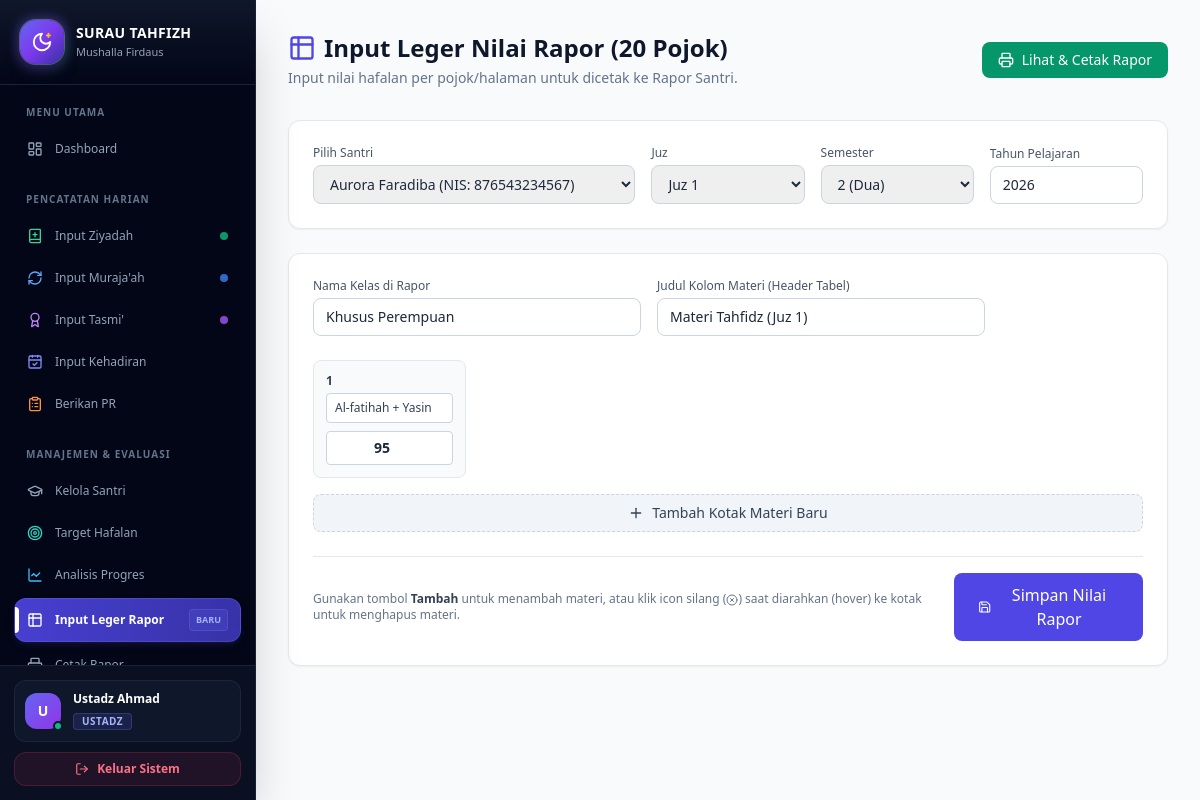
Page /input_rapor.php (signed in) on the committed database.
### tables this page shows
CREATE TABLE `rapor_tahfidz` (
  `id` int(11) NOT NULL AUTO_INCREMENT,
  `id_santri` int(11) NOT NULL,
  `kelas` varchar(50) DEFAULT NULL,
  `judul_materi` varchar(100) DEFAULT 'Materi Tahfidz',
  `semester` varchar(20) NOT NULL,
  `tahun_ajaran` varchar(20) NOT NULL,
  `juz` int(11) NOT NULL,
  `id_ustadz` int(11) DEFAULT NULL,
  `updated_at` timestamp NULL DEFAULT current_timestamp() ON UPDATE current_timestamp(),
  PRIMARY KEY (`id`),
  KEY `fk_rapor_header_santri` (`id_santri`),
  CONSTRAINT `fk_rapor_header_santri` FOREIGN KEY (`id_santri`) REFERENCES `santri` (`id`) ON DELETE CASCADE
);

CREATE TABLE `rapor_tahfidz_detail` (
  `id` int(11) NOT NULL AUTO_INCREMENT,
  `id_rapor` int(11) NOT NULL,
  `urutan` int(11) NOT NULL,
  `nama_materi` varchar(100) NOT NULL,
  `nilai` int(11) DEFAULT NULL,
  PRIMARY KEY (`id`),
  KEY `fk_rapor_detail` (`id_rapor`),
  CONSTRAINT `fk_rapor_detail` FOREIGN KEY (`id_rapor`) REFERENCES `rapor_tahfidz` (`id`) ON DELETE CASCADE
);

### input_rapor.php (the view, shortened to what this page needs)
<?php
require 'config/database.php';
$santri_res = mysqli_query($conn, "SELECT id, nama, nis, jenis_kelamin FROM santri ORDER BY nama ASC");
$santri_list = mysqli_fetch_all($santri_res, MYSQLI_ASSOC);
$id_santri    = isset($_GET['id_santri']) ? (int) $_GET['id_santri'] : ($santri_list[0]['id'] ?? 0);
$juz          = isset($_GET['juz']) ? (int) $_GET['juz'] : 1;
$semester     = isset($_GET['semester']) ? $_GET['semester'] : '2 (Dua)';
$tahun_ajaran = isset($_GET['tahun_ajaran']) ? $_GET['tahun_ajaran'] : date('Y');
$santri_aktif = null;
if ($id_santri > 0) {
    foreach ($santri_list as $s) {
        if ($s['id'] == $id_santri) {
            $santri_aktif = $s;
            break;
        }
    }
}
?>
<!DOCTYPE html>
<html lang="id">
<head>
    <script src="https://cdn.tailwindcss.com"></script>
</head>
<body class="bg-slate-50 font-sans text-slate-800">
    <?php include 'includes/sidebar.php'; ?>
    <div class="ml-64 p-8">
        <div class="flex justify-between items-center mb-8">
            <div>
                <h1 class="text-2xl font-bold text-slate-900 flex items-center gap-2">
                    <i data-lucide="table-2" class="w-7 h-7 text-indigo-600"></i> Input Leger Nilai Rapor (20 Pojok)
                </h1>
                <p class="text-sm text-slate-500 mt-1">Input nilai hafalan per pojok/halaman untuk dicetak ke Rapor Santri.</p>
            </div>
            <?php if ($id_santri > 0): ?>
            <a href="rapor_santri.php?id_santri=<?= $id_santri ?>&juz=<?= $juz ?>&semester=<?= urlencode($semester) ?>&tahun_ajaran=<?= urlencode($tahun_ajaran) ?>"
               class="bg-emerald-600 hover:bg-emerald-700 text-white font-medium py-2 px-4 rounded-lg transition flex items-center gap-2 text-sm">
                <i data-lucide="printer" class="w-4 h-4"></i> Lihat & Cetak Rapor
            </a>
            <?php endif; ?>
        </div>
        <div class="bg-white border border-slate-200 rounded-xl shadow-sm p-6 mb-6">
            <form method="GET" action="input_rapor.php" class="grid grid-cols-1 md:grid-cols-5 gap-4 items-end">
                <div class="md:col-span-2">
                    <label class="block text-xs font-medium text-slate-600 mb-1">Pilih Santri</label>
                    <select name="id_santri" onchange="this.form.submit()" class="w-full px-3 py-2 border border-slate-300 rounded-lg text-sm">
                        <?php foreach ($santri_list as $s): ?>
                            <option value="<?= $s['id'] ?>" <?= $s['id'] == $id_santri ? 'selected' : '' ?>>
                                <?= htmlspecialchars($s['nama']) ?> (NIS: <?= htmlspecialchars($s['nis'] ?? '-') ?>)
                            </option>
                        <?php endforeach; ?>
                    </select>
                </div>
                <div>
                    <label class="block text-xs font-medium text-slate-600 mb-1">Juz</label>
                    <select name="juz" onchange="this.form.submit()" class="w-full px-3 py-2 border border-slate-300 rounded-lg text-sm">
                        <?php for ($j = 1; $j <= 30; $j++): ?>
                            <option value="<?= $j ?>" <?= $j == $juz ? 'selected' : '' ?>>Juz <?= $j ?></option>
                        <?php endfor; ?>
                    </select>
                </div>
                <div>
                    <label class="block text-xs font-medium text-slate-600 mb-1">Semester</label>
                    <select name="semester" onchange="this.form.submit()" class="w-full px-3 py-2 border border-slate-300 rounded-lg text-sm">
                        <option value="2 (Dua)" <?= $semester == '2 (Dua)' ? 'selected' : '' ?>>2 (Dua)</option>
                    </select>
                </div>
                <div>
                    <label class="block text-xs font-medium text-slate-600 mb-1">Tahun Pelajaran</label>
                    <input type="text" name="tahun_ajaran" value="<?= htmlspecialchars($tahun_ajaran) ?>" class="w-full px-3 py-2 border border-slate-300 rounded-lg text-sm">
                </div>
            </form>
        </div>
        <?php if ($id_santri > 0): ?>
        <form action="proses_input_rapor.php" method="POST" class="bg-white border border-slate-200 rounded-xl shadow-sm p-6">
            <?php
            $header_q = mysqli_query($conn, "SELECT * FROM rapor_tahfidz WHERE id_santri = $id_santri AND juz =$juz AND semester = '" . mysqli_real_escape_string($conn,$semester) . "' AND tahun_ajaran = '" . mysqli_real_escape_string($conn,$tahun_ajaran) . "'");
            $header_data = mysqli_fetch_assoc($header_q);
            $detail_data = [];
            if ($header_data) {
                $detail_q = mysqli_query($conn, "SELECT * FROM rapor_tahfidz_detail WHERE id_rapor = {$header_data['id']} ORDER BY urutan ASC");
                $detail_data = mysqli_fetch_all($detail_q, MYSQLI_ASSOC);
            }
            $default_kelas = $header_data['kelas'] ?? (($santri_aktif && $santri_aktif['jenis_kelamin'] == 'P') ? 'Khusus Perempuan' : 'Khusus Laki-Laki');
            $default_judul = $header_data['judul_materi'] ?? "Materi Tahfidz (Juz $juz)";
            if (!function_exists('renderKotakPojok')) {
                function renderKotakPojok($urutan, $materi, $nilai) {
                    return '
                    <div class="pojok-item p-3 bg-slate-50 border border-slate-200 rounded-lg relative group">
                        <button type="button" onclick="hapusPojok(this)" class="absolute top-2 right-2 text-slate-400 hover:text-red-500 opacity-0 group-hover:opacity-100 transition"><i data-lucide="x-circle" class="w-5 h-5"></i></button>
                        <label class="block text-xs font-bold text-slate-700 mb-1"><span class="nomor-pojok">'.$urutan.'</span></label>
                        <input type="text" name="materi[]" value="'.htmlspecialchars($materi).'" class="w-full px-2 py-1.5 mb-2 border border-slate-300 rounded text-xs text-slate-700 focus:ring-1 focus:ring-indigo-500 outline-none" placeholder="Nama Materi" required>
                        <input type="number" name="nilai[]" value="'.htmlspecialchars((string)$nilai).'" min="0" max="100" placeholder="Nilai" class="w-full px-3 py-1.5 border border-slate-300 rounded text-sm font-semibold text-center focus:ring-2 focus:ring-indigo-500 outline-none">
                    </div>';
                }
            }
            ?>
            <div class="grid grid-cols-1 md:grid-cols-2 gap-4 mb-6 max-w-2xl">
                <div>
                    <label class="block text-xs font-medium text-slate-600 mb-1">Nama Kelas di Rapor</label>
                    <input type="text" name="kelas" value="<?= htmlspecialchars($default_kelas) ?>" required class="w-full px-3 py-2 border border-slate-300 rounded-lg text-sm">
                </div>
                <div>
                    <label class="block text-xs font-medium text-slate-600 mb-1">Judul Kolom Materi (Header Tabel)</label>
                    <input type="text" name="judul_materi" value="<?= htmlspecialchars($default_judul) ?>" required class="w-full px-3 py-2 border border-slate-300 rounded-lg text-sm">
                </div>
            </div>
            <div id="pojok-container" class="grid grid-cols-2 sm:grid-cols-4 md:grid-cols-5 gap-4 mb-4">
                <?php
                if (count($detail_data) > 0) {
                    foreach ($detail_data as $index => $d) {
                        echo renderKotakPojok($index + 1, $d['nama_materi'], $d['nilai']);
                    }
                } else {
                    echo renderKotakPojok(1, ($juz == 1 ? 'Al-fatihah + Halaman 2' : 'Halaman 1'), '');
                }
                ?>
            </div>
            <button type="button" onclick="tambahPojok()" class="mb-6 bg-slate-100 hover:bg-slate-200 text-slate-700 font-medium py-2 px-4 rounded-lg border border-dashed border-slate-300 text-sm flex items-center gap-2 transition w-full justify-center">
                <i data-lucide="plus" class="w-4 h-4"></i> Tambah Kotak Materi Baru
            </button>
            <div class="flex items-center justify-between border-t border-slate-200 pt-4">
                <div class="text-xs text-slate-500">
                    Gunakan tombol <b class="text-slate-700">Tambah</b> untuk menambah materi, atau klik icon silang (<i data-lucide="x-circle" class="w-3 h-3 inline"></i>) saat diarahkan (hover) ke kotak untuk menghapus materi.
                </div>
                <button type="submit" class="bg-indigo-600 hover:bg-indigo-700 text-white font-medium py-2.5 px-6 rounded-lg transition flex items-center gap-2">
                    <i data-lucide="save" class="w-4 h-4"></i> Simpan Nilai Rapor
                </button>
            </div>
        </form>
        <?php endif; ?>
    </div>
</body>
</html>

### input_rapor.php (style rules this page uses)
body { font-family: 'Inter', sans-serif; }

### rows in the picture
rapor_tahfidz: kelas "Khusus Perempuan", judul_materi "Materi Tahfidz (Juz 1)"
rapor_tahfidz_detail: nama_materi "Al-fatihah + Yasin", nilai "95"

### other values in the picture
substr($nama, 0, 1) "U"
$nama "Ustadz Ahmad"
$label_role "USTADZ"
form field id_santri "Aurora Faradiba (NIS: 876543234567)"
